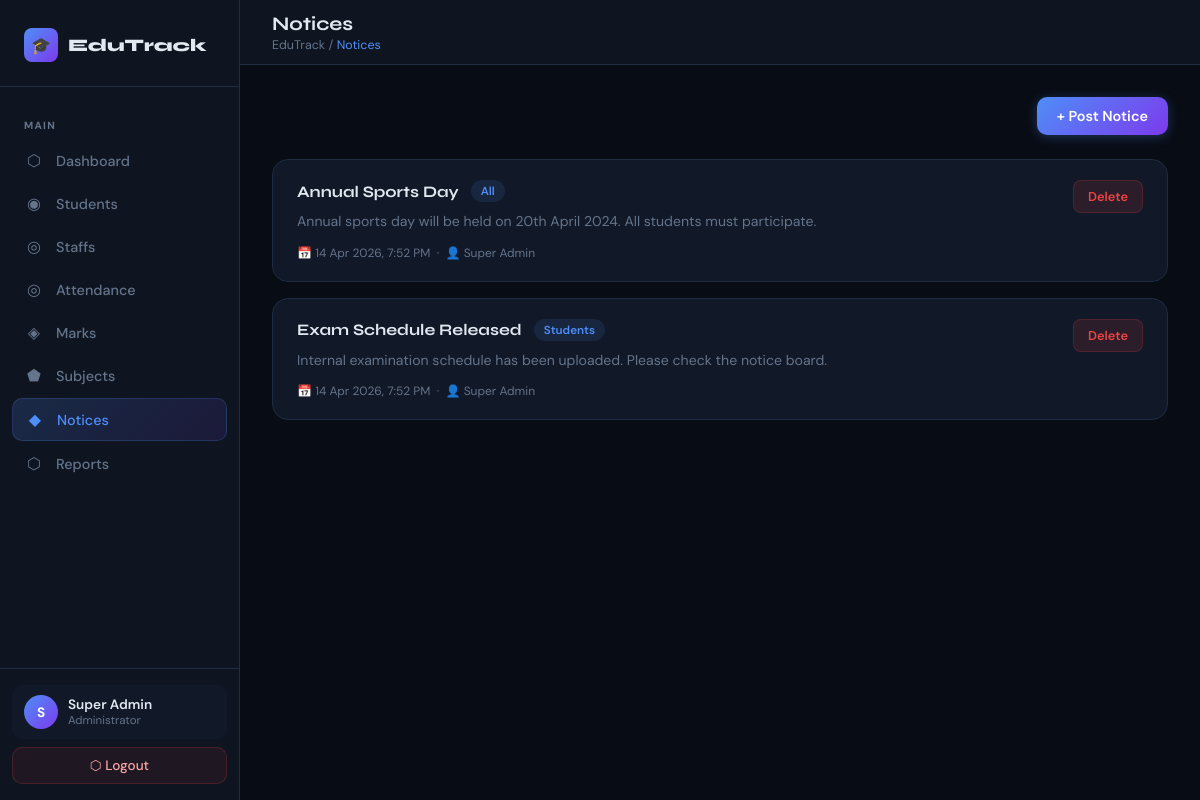
The app's page /admin/notices.php (signed in) with its own data.
### tables this page shows
CREATE TABLE IF NOT EXISTS notices (
    id INT AUTO_INCREMENT PRIMARY KEY,
    title VARCHAR(200) NOT NULL,
    content TEXT NOT NULL,
    posted_by INT,
    target ENUM('All','Students','Staffs') DEFAULT 'All',
    target_class VARCHAR(50),
    created_at TIMESTAMP DEFAULT CURRENT_TIMESTAMP
);

### admin/notices.php (the view, shortened to what this page needs)
<?php
$db = getDB();
$notices = $db->query("SELECT n.*, a.name as posted_by_name FROM notices n LEFT JOIN admins a ON n.posted_by=a.id ORDER BY n.created_at DESC");
require_once '../includes/admin_header.php';
?>
<div style="display:flex;justify-content:space-between;align-items:center;margin-bottom:24px;">
  <button class="btn btn-primary" onclick="openModal('addModal')">+ Post Notice</button>
</div>
<div style="display:grid;gap:16px;">
  <?php while ($n = $notices->fetch_assoc()): ?>
  <div class="panel">
    <div class="panel-body" style="padding:20px 24px;">
      <div style="display:flex;justify-content:space-between;align-items:flex-start;">
        <div style="flex:1;">
          <div style="display:flex;align-items:center;gap:12px;margin-bottom:8px;">
            <h3 style="font-family:'Syne',sans-serif;font-size:1rem;"><?= htmlspecialchars($n['title']) ?></h3>
            <span class="badge badge-blue"><?= $n['target'] ?></span>
          </div>
          <p style="font-size:.88rem;color:var(--muted);line-height:1.6;margin-bottom:12px;"><?= nl2br(htmlspecialchars($n['content'])) ?></p>
          <div style="font-size:.75rem;color:var(--muted);">
            📅 <?= date('d M Y, g:i A', strtotime($n['created_at'])) ?>
            &nbsp;·&nbsp; 👤 <?= htmlspecialchars($n['posted_by_name'] ?? 'Admin') ?>
          </div>
        </div>
        <form method="POST" onsubmit="return confirm('Delete this notice?');" style="margin-left:16px;">
          <button type="submit" class="btn btn-danger btn-sm">Delete</button>
        </form>
      </div>
    </div>
  </div>
  <?php endwhile; ?>
</div>
<?php require_once '../includes/admin_footer.php'; ?>

### includes/admin_header.php (style rules this page uses)
*, *::before, *::after { box-sizing: border-box; margin: 0; padding: 0; }
:root { --bg: #080c14; --surface: #0e1520; --card: #111827; --card2: #141f30; --border: #1e2d42; --accent: #4f8ef7; --accent2: #7c3aed; --gold: #f59e0b; --green: #10b981; --red: #ef4444; --orange: #f97316; --text: #e2e8f0; --muted: #64748b; --sidebar-w: 240px; }
html, body { height: 100%; font-family: 'DM Sans', sans-serif; background: var(--bg); color: var(--text); }
.panel { background: var(--card); border: 1px solid var(--border); border-radius: 16px; overflow: hidden; }
.panel-body { padding: 20px 24px 24px; }
.badge { display: inline-flex; align-items: center; padding: 3px 10px; border-radius: 100px; font-size: .73rem; font-weight: 600; }
.badge-blue { background: rgba(79,142,247,.12); color: var(--accent); }
.btn { display: inline-flex; align-items: center; gap: 8px; padding: 10px 20px; border: none; border-radius: 10px; font-family: 'DM Sans', sans-serif; font-size: .9rem; font-weight: 600; cursor: pointer; transition: all .2s; text-decoration: none; }
.btn-primary { background: linear-gradient(135deg, var(--accent), var(--accent2)); color: #fff; box-shadow: 0 2px 12px rgba(79,142,247,.3); }
.btn-danger { background: rgba(239,68,68,.12); border: 1px solid rgba(239,68,68,.2); color: var(--red); }
.btn-sm { padding: 7px 14px; font-size: .8rem; border-radius: 8px; }

### records on screen
notices: title "Annual Sports Day", target "All", content "Annual sports day will be held on 20th April 2024. All students must participate.", created_at "14 Apr 2026, 7:52 PM", admins.name "Super Admin"
notices: title "Exam Schedule Released", target "Students", content "Internal examination schedule has been uploaded. Please check the notice board.", created_at "14 Apr 2026, 7:52 PM", admins.name "Super Admin"

### other values on screen
$item['icon'] "⬡"
$item['label'] "Dashboard"
$item['icon'] "◉"
$item['label'] "Students"
$item['icon'] "◎"
$item['label'] "Staffs"
$item['label'] "Attendance"
$item['icon'] "◈"
$item['label'] "Marks"
$item['icon'] "⬟"
$item['label'] "Subjects"
$item['icon'] "◆"
$item['label'] "Notices"
$item['label'] "Reports"
substr($admin_name, 0, 1) "S"
